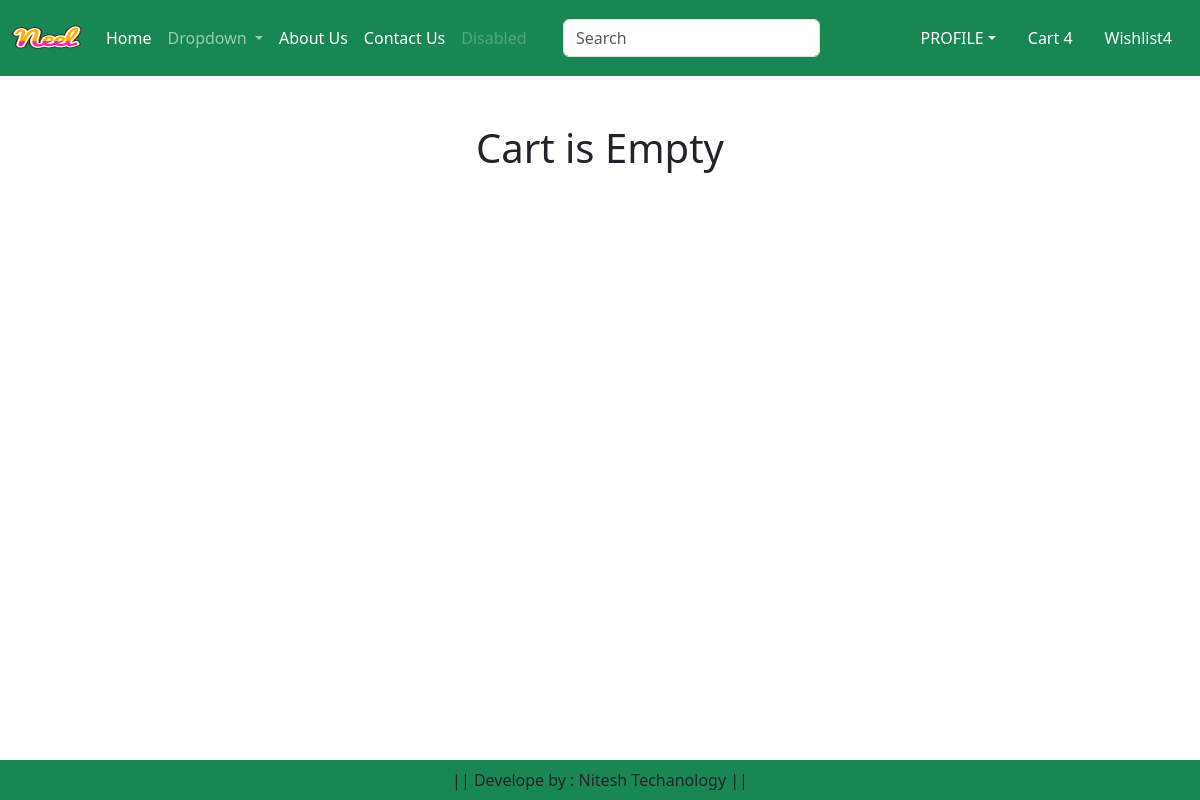
/cart/ (signed in), run on an earlier commit of the app's database.
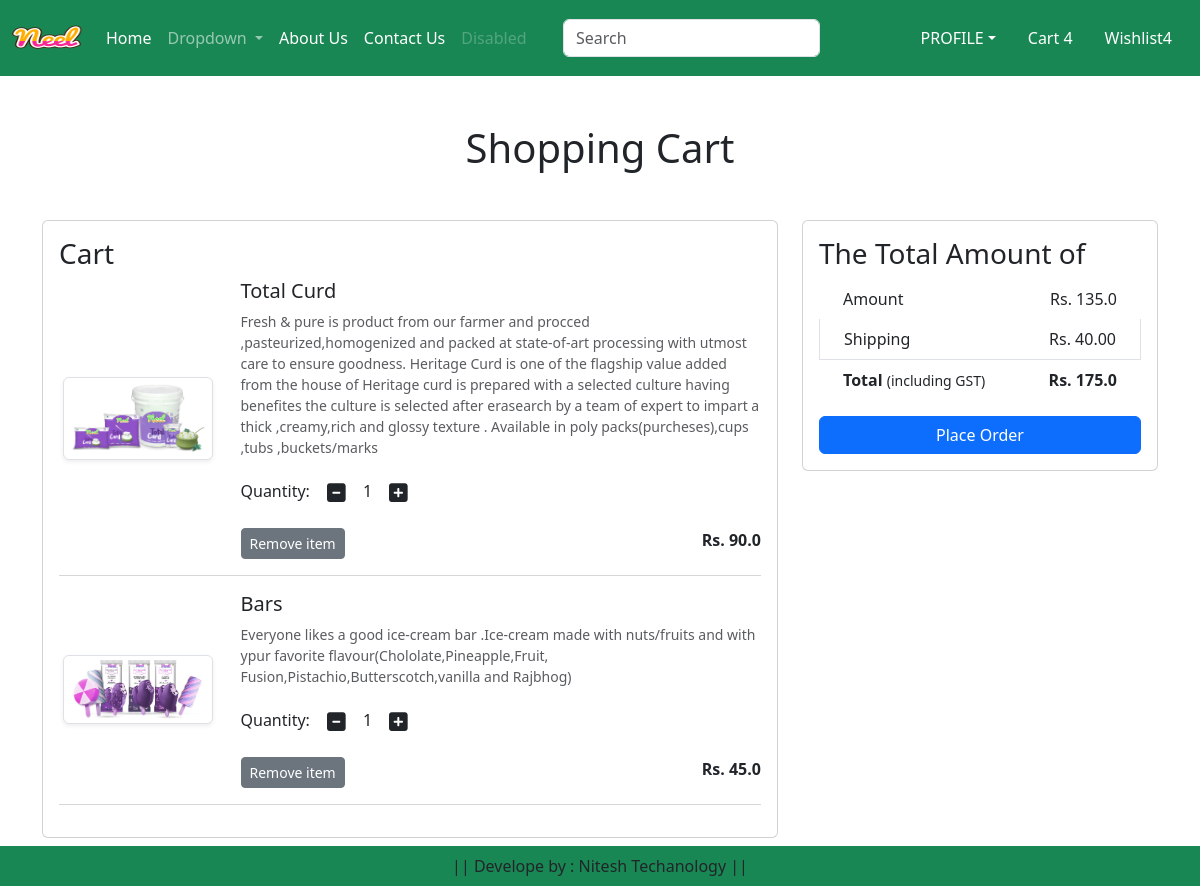
And on a later commit of the database.
### app/models.py (models this page shows, shortened)
class Cart(models.Model):
    user=models.ForeignKey(User,on_delete=models.CASCADE)
    product=models.ForeignKey(Product,on_delete=models.CASCADE)
    quantity=models.PositiveIntegerField(default=1)

class Product(models.Model):
    title=models.CharField(max_length=100)
    selling_price=models.FloatField()
    discounted_price=models.FloatField()
    description=models.TextField()
    composition=models.TextField(default='')
    prodapp=models.TextField(default='')
    category=models.CharField(choices=CATEGORY_CHOICES,max_length=2)
    Product_image=models.ImageField(upload_to='product')

### app/views.py (the view)
# urls.py: path('cart/',views.show_cart,name='showcart'),
def show_cart(request):
    user=request.user
    cart=Cart.objects.filter(user=user)
    amount=0
    for p in cart:
        value=p.quantity * p.product.discounted_price
        amount=amount +value
    totalamount=amount + 40
    return render(request,'app/addtocart.html',locals() )

### app/templates/app/addtocart.html (shortened to what this page needs)
{% extends 'app/base.html' %}
{% load static %}
{% block main-content %}
<div class="container my-5">
    <div class="row">
        {% if cart %}
        <h1 class="text-center mb-5">Shopping Cart</h1>
        <div class="col-sm-8">
         <div class="card">
          <div class="card-body">
           <h3>Cart</h3>
           {% for item in cart %}
           <div class="row">
             <div class="col-sm-3 text-center align-self-center">
                <img src="{{item.product.Product_image.url}}" alt="images" srcset="" class="img-fluid img-thumbnail shadow-sm" height="150" width="150">
             </div>
             <div class="col-sm-9">
              <div>
               <h5>{{ item.product.title }}</h5>
               <p class="mb-2 text-muted small">{{ item.product.description }}</p>
               <div class="my-3">
                 <label for="quantity">Quantity:</label>
                  <a class="minus-cart btn" pid="{{item.product.id}}"><i class="fas fa-minus-square fa-lg"></i></a>
                    <span id="quantity" >{{item.quantity}}</span>
                  <a class="plus-cart btn" pid={{item.product.id}}><i class="fas fa-plus-square fa-lg"></i></a>
               </div>
               <div class="d-flex justify-content-between">
                 <a href="#" class="remove-cart btn btn-sm btn-secondary mr-3" pid={{item.product.id}}>Remove item</a>
                 <p class="mb-0"><span><strong>Rs. {{ item.product.discounted_price }}</strong></span></p>
               </div>
              </div>
            </div>
        </div>
        <hr class="text-muted">
        {% endfor %}
      </div>
    </div>
  </div>
  <div class="col-sm-4">
    <div class="card">
      <div class="card-body">
        <h3>The Total Amount of</h3>
        <ul class="list-group">
          <li class="list-group-item d-flex justify-content-between align-items-center border-0 px-4 pb-2">
            Amount
            <span id="amount">Rs. {{amount}}</span>
          </li>
          <li class="list-group-item d-flex justify-content-between align-items-center px-4">
            Shipping
            <span>Rs. 40.00</span>
          </li>
          <li class="list-group-item d-flex justify-content-between align-items-center border-0 px-4 mb-3">
            <div>
              <strong>Total</strong> <small>(including GST)</small>
            </div>
            <span id="totalamount"><strong>Rs. {{totalamount}}</strong></span>
          </li>
        </ul>
        <div class="d-grid">
          <a href="{% url 'checkout' %}" class="btn btn-primary">Place Order</a>
        </div>
      </div>
    </div>
  </div>
  {% else %}
    <h1 class="text-center mb-5">Cart is Empty</h1>
{% endif %}
</div>
</div>
{% endblock %}

What changed in the data, as far as the page shows it:
added Cart: product.Product_image (picture), product "Total Curd", product.description "Fresh & pure is product from our farmer and procced ,pasteurized,homogenized and packed at state-of-art processing with utmost care to ensure goodness. Heritage Curd is one of the flagship value added from the house of Heritage curd is prepared with a selected culture having benefites the culture is selected after erasearch by a team of expert to impart a thick ,creamy,rich and glossy texture . Available in poly packs(purcheses),cups ,tubs ,buckets/marks", quantity "1", product.discounted_price "90.0"
added Cart: product.Product_image (picture), product "Bars", product.description "Everyone likes a good ice-cream bar .Ice-cream made with nuts/fruits and with ypur favorite flavour(Chololate,Pineapple,Fruit, Fusion,Pistachio,Butterscotch,vanilla and Rajbhog)", quantity "1", product.discounted_price "45.0"
Also different on the page:
{{ amount }}: (not shown) → "135.0"
{{ totalamount }}: (not shown) → "175.0"
text no longer shown: "Cart is Empty"
text now shown: "Shopping Cart Cart The Total Amount of Amount Rs. Shipping Rs. 40.00 Total (including GST) Rs. Place Order"
